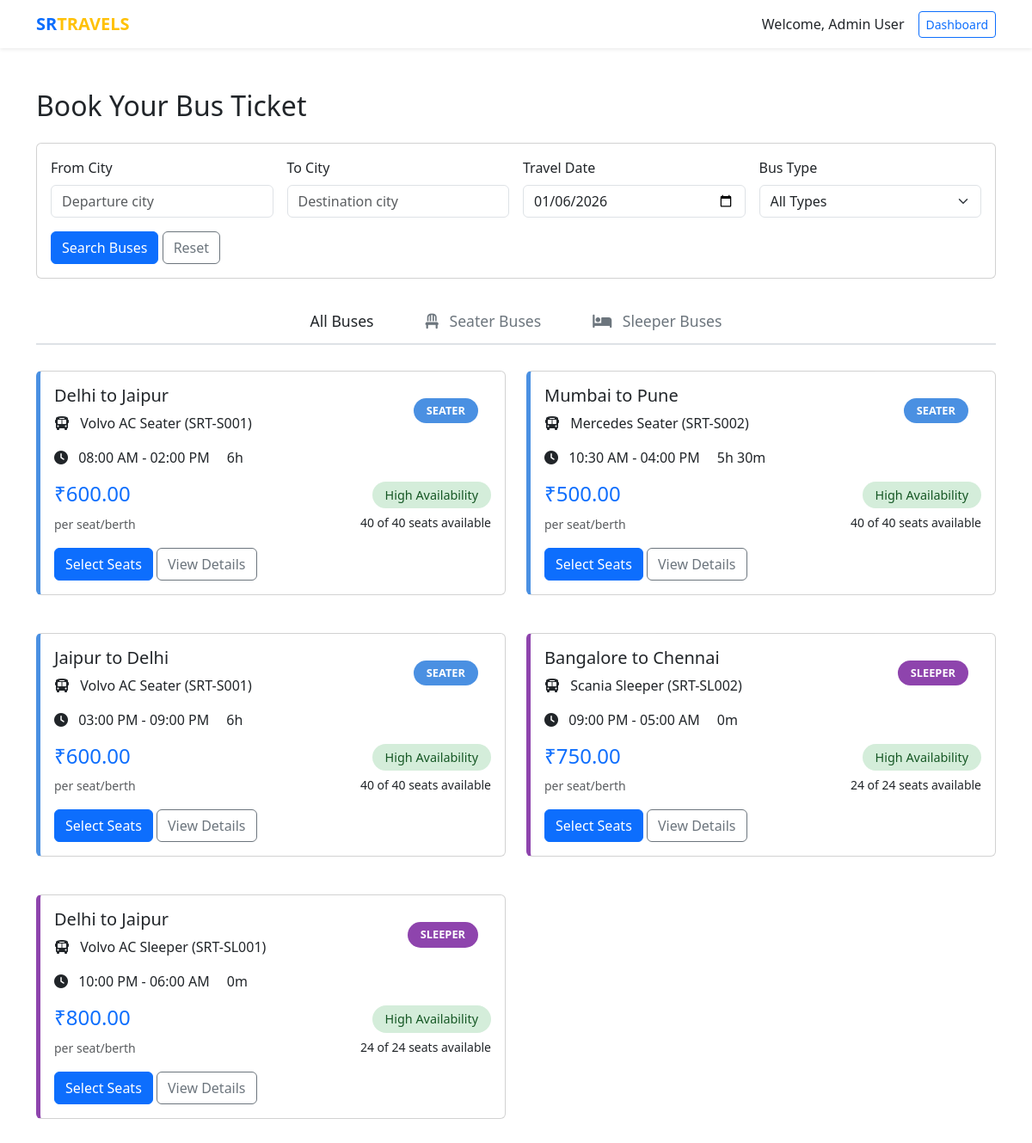
Screenshot of /booking.php (signed in) with the database file from the repository.
### tables this page shows
CREATE TABLE bus_routes (
    id INT PRIMARY KEY AUTO_INCREMENT,
    bus_id INT,
    from_city VARCHAR(100) NOT NULL,
    to_city VARCHAR(100) NOT NULL,
    departure_time TIME NOT NULL,
    arrival_time TIME NOT NULL,
    duration VARCHAR(20),
    frequency VARCHAR(50),
    fare DECIMAL(10,2) NOT NULL,
    created_by INT,
    created_at TIMESTAMP DEFAULT CURRENT_TIMESTAMP,
    FOREIGN KEY (bus_id) REFERENCES buses(id) ON DELETE CASCADE,
    FOREIGN KEY (created_by) REFERENCES admin(id) ON DELETE SET NULL
);

CREATE TABLE buses (
    id INT PRIMARY KEY AUTO_INCREMENT,
    bus_number VARCHAR(20) UNIQUE NOT NULL,
    bus_name VARCHAR(100) NOT NULL,
    bus_type ENUM('seater', 'sleeper') NOT NULL,
    total_seats INT NOT NULL,
    available_seats INT NOT NULL,
    amenities TEXT,
    status ENUM('active', 'inactive', 'maintenance') DEFAULT 'active',
    created_at TIMESTAMP DEFAULT CURRENT_TIMESTAMP
);

### config.php (called while the page is built, shortened)
<?php
function format_time($time) {
    return date('h:i A', strtotime($time));
}
function calculate_duration($departure, $arrival) {
    $departure = strtotime($departure);
    $arrival = strtotime($arrival);
    $diff = $arrival - $departure;
    $hours = floor($diff / 3600);
    $minutes = floor(($diff % 3600) / 60);
    if ($hours > 0 && $minutes > 0) {
        return $hours . 'h ' . $minutes . 'm';
    } elseif ($hours > 0) {
        return $hours . 'h';
    } else {
        return $minutes . 'm';
    }
}
?>

### booking.php (the view, shortened to what this page needs)
<?php
require_once 'config.php';
$bus_type = isset($_GET['type']) ? sanitize_input($_GET['type']) : 'all';
$from_city = isset($_GET['from']) ? sanitize_input($_GET['from']) : '';
$to_city = isset($_GET['to']) ? sanitize_input($_GET['to']) : '';
$travel_date = isset($_GET['date']) ? sanitize_input($_GET['date']) : date('Y-m-d');
$query = "SELECT r.*, b.bus_number, b.bus_name, b.bus_type, b.total_seats, b.available_seats
          FROM bus_routes r
          JOIN buses b ON r.bus_id = b.id
          WHERE b.status = 'active'";
$query .= " ORDER BY r.departure_time";
$result = mysqli_query($conn, $query);
?>
<!DOCTYPE html>
<html lang="en">
<head>
    <link href="https://cdn.jsdelivr.net/npm/bootstrap@5.3.0-alpha1/dist/css/bootstrap.min.css" rel="stylesheet">
    <link rel="stylesheet" href="https://cdnjs.cloudflare.com/ajax/libs/font-awesome/6.4.0/css/all.min.css">
</head>
<body>
    <nav class="navbar navbar-expand-lg navbar-light bg-white shadow-sm">
        <div class="container">
            <a class="navbar-brand fw-bold text-primary" href="index.php">SR<span class="text-warning">TRAVELS</span></a>
            <div class="d-flex align-items-center">
                <span class="me-3">Welcome, <?php echo $_SESSION['full_name']; ?></span>
                <a href="user.php" class="btn btn-outline-primary btn-sm">Dashboard</a>
            </div>
        </div>
    </nav>
    <div class="container py-5">
        <h2 class="mb-4">Book Your Bus Ticket</h2>
        <div class="card mb-4">
            <div class="card-body">
                <form method="GET" action="">
                    <div class="row g-3">
                        <div class="col-md-3">
                            <label class="form-label">From City</label>
                            <input type="text" class="form-control" name="from" value="<?php echo $from_city; ?>" placeholder="Departure city">
                        </div>
                        <div class="col-md-3">
                            <label class="form-label">To City</label>
                            <input type="text" class="form-control" name="to" value="<?php echo $to_city; ?>" placeholder="Destination city">
                        </div>
                        <div class="col-md-3">
                            <label class="form-label">Travel Date</label>
                            <input type="date" class="form-control" name="date" value="<?php echo $travel_date; ?>" min="<?php echo date('Y-m-d'); ?>">
                        </div>
                        <div class="col-md-3">
                            <label class="form-label">Bus Type</label>
                            <select class="form-select" name="type">
                                <option value="all" <?php echo $bus_type == 'all' ? 'selected' : ''; ?>>All Types</option>
                            </select>
                        </div>
                        <div class="col-12">
                            <button type="submit" class="btn btn-primary">Search Buses</button>
                            <a href="booking.php" class="btn btn-outline-secondary">Reset</a>
                        </div>
                    </div>
                </form>
            </div>
        </div>
        <div class="bus-type-tabs">
            <button class="bus-type-tab <?php echo $bus_type == 'all' ? 'active' : ''; ?>" onclick="window.location.href='booking.php'">
                All Buses
            </button>
            <button class="bus-type-tab <?php echo $bus_type == 'seater' ? 'active' : ''; ?>" onclick="window.location.href='booking.php?type=seater'">
                <i class="fas fa-chair me-2"></i> Seater Buses
            </button>
            <button class="bus-type-tab <?php echo $bus_type == 'sleeper' ? 'active' : ''; ?>" onclick="window.location.href='booking.php?type=sleeper'">
                <i class="fas fa-bed me-2"></i> Sleeper Buses
            </button>
        </div>
        <?php if(mysqli_num_rows($result) > 0): ?>
            <div class="row">
                <?php while($bus = mysqli_fetch_assoc($result)):
                    $availability_percentage = ($bus['available_seats'] / $bus['total_seats']) * 100;
                    $availability_class = $availability_percentage > 30 ? 'available-high' :
                                         ($availability_percentage > 0 ? 'available-low' : 'available-none');
                    $availability_text = $availability_percentage > 30 ? 'High Availability' :
                                        ($availability_percentage > 0 ? 'Low Availability' : 'Sold Out');
                ?>
                <div class="col-lg-6 mb-4">
                    <div class="bus-card <?php echo $bus['bus_type']; ?> card">
                        <div class="card-body">
                            <div class="position-relative">
                                <h5 class="card-title"><?php echo $bus['from_city']; ?> to <?php echo $bus['to_city']; ?></h5>
                                <span class="<?php echo $bus['bus_type'] == 'seater' ? 'seater-badge' : 'sleeper-badge'; ?> bus-type-badge">
                                    <?php echo strtoupper($bus['bus_type']); ?>
                                </span>
                            </div>
                            <p class="card-text">
                                <i class="fas fa-bus me-2"></i> <?php echo $bus['bus_name']; ?> (<?php echo $bus['bus_number']; ?>)
                            </p>
                            <p class="card-text">
                                <i class="fas fa-clock me-2"></i>
                                <?php echo format_time($bus['departure_time']); ?> -
                                <?php echo format_time($bus['arrival_time']); ?>
                                <span class="ms-3"><?php echo calculate_duration($bus['departure_time'], $bus['arrival_time']); ?></span>
                            </p>
                            <div class="row mt-3">
                                <div class="col-6">
                                    <h4 class="text-primary">₹<?php echo $bus['fare']; ?></h4>
                                    <small class="text-muted">per seat/berth</small>
                                </div>
                                <div class="col-6 text-end">
                                    <div class="seat-availability <?php echo $availability_class; ?>">
                                        <?php echo $availability_text; ?>
                                    </div>
                                    <p class="mt-1 mb-0">
                                        <small><?php echo $bus['available_seats']; ?> of <?php echo $bus['total_seats']; ?> seats available</small>
                                    </p>
                                </div>
                            </div>
                            <div class="mt-3">
                                <a href="seat-selection.php?route_id=<?php echo $bus['id']; ?>&travel_date=<?php echo $travel_date; ?>"
                                   class="btn btn-primary <?php echo $bus['available_seats'] == 0 ? 'disabled' : ''; ?>">
                                    Select Seats
                                </a>
                                <button class="btn btn-outline-secondary" onclick="viewDetails(<?php echo $bus['id']; ?>)">
                                    View Details
                                </button>
                            </div>
                        </div>
                    </div>
                </div>
                <?php endwhile; ?>
            </div>
        <?php endif; ?>
    </div>
</body>
</html>

### booking.php (style rules this page uses)
:root { --seater-color: #4a90e2; --sleeper-color: #8e44ad; }
.bus-type-tabs { display: flex; justify-content: center; margin-bottom: 30px; border-bottom: 2px solid #dee2e6; }
.bus-type-tab { padding: 12px 30px; background: none; border: none; font-size: 1.1rem; font-weight: 500; color: #6c757d; position: relative; cursor: pointer; }
.bus-type-tab.active { color: var(--primary-color); }
.bus-type-tab.active:after { content: ''; position: absolute; bottom: -2px; left: 0; width: 100%; height: 3px; background-color: var(--primary-color); }
.bus-card { border-left: 5px solid transparent; transition: all 0.3s; margin-bottom: 20px; }
.bus-card.seater { border-left-color: var(--seater-color); }
.bus-card.sleeper { border-left-color: var(--sleeper-color); }
.bus-type-badge { position: absolute; top: 15px; right: 15px; padding: 5px 15px; border-radius: 20px; font-size: 0.8rem; font-weight: 600; color: white; }
.seater-badge { background-color: var(--seater-color); }
.sleeper-badge { background-color: var(--sleeper-color); }
.seat-availability { display: inline-block; padding: 5px 15px; border-radius: 20px; font-size: 0.9rem; font-weight: 500; }
.available-high { background-color: #d4edda; color: #155724; }

### rows the page displays
bus_routes: from_city "Delhi", to_city "Jaipur", bus.bus_type "SEATER", bus.bus_name "Volvo AC Seater", bus.bus_number "SRT-S001", departure_time "08:00 AM", arrival_time "02:00 PM", departure_time+arrival_time "6h", fare "600.00", bus.total_seats "High Availability", bus.available_seats "40", bus.total_seats "40"
bus_routes: from_city "Mumbai", to_city "Pune", bus.bus_type "SEATER", bus.bus_name "Mercedes Seater", bus.bus_number "SRT-S002", departure_time "10:30 AM", arrival_time "04:00 PM", departure_time+arrival_time "5h 30m", fare "500.00", bus.total_seats "High Availability", bus.available_seats "40", bus.total_seats "40"
bus_routes: from_city "Jaipur", to_city "Delhi", bus.bus_type "SEATER", bus.bus_name "Volvo AC Seater", bus.bus_number "SRT-S001", departure_time "03:00 PM", arrival_time "09:00 PM", departure_time+arrival_time "6h", fare "600.00", bus.total_seats "High Availability", bus.available_seats "40", bus.total_seats "40"
bus_routes: from_city "Bangalore", to_city "Chennai", bus.bus_type "SLEEPER", bus.bus_name "Scania Sleeper", bus.bus_number "SRT-SL002", departure_time "09:00 PM", arrival_time "05:00 AM", departure_time+arrival_time "0m", fare "750.00", bus.total_seats "High Availability", bus.available_seats "24", bus.total_seats "24"
bus_routes: from_city "Delhi", to_city "Jaipur", bus.bus_type "SLEEPER", bus.bus_name "Volvo AC Sleeper", bus.bus_number "SRT-SL001", departure_time "10:00 PM", arrival_time "06:00 AM", departure_time+arrival_time "0m", fare "800.00", bus.total_seats "High Availability", bus.available_seats "24", bus.total_seats "24"

### other values shown
$_SESSION['full_name'] "Admin User"
